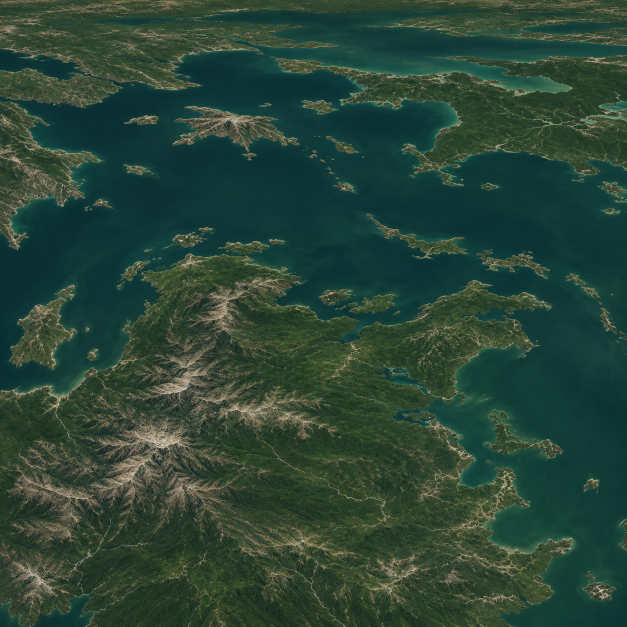
#> input picture source/nestphar-generation/0-0.png, 1254 x 1254 px (shown at 1/2 size); its folder holds only this picture in this run
$ python build.py
#> lines starting #> are read from the running program, lines starting #| are printed output that depends on the picture
from pathlib import Path
from PIL import Image
import numpy as np
import base64

Image.MAX_IMAGE_PIXELS = None
root = Path(__file__).parent
assets = Path('/Users/matthewpecko/Documents/Codex/2026-11-13/can-x20/outputs/twilight-imperium-collection/assets/planet-materials')
out = assets / 'nestphar-satellite-global-v1'
out.mkdir(exist_ok=True)
size = 2048
atlas = Image.new('RGB', (size * 4, size * 2))
#> atlas: PIL image 8192x4096 RGB; every value is 0
for y in range(2):
    for x in range(4):
        img = Image.open(root / f'{x}-{y}.png').convert('RGB')
#> img is the input picture: PIL image 1254x1254 RGB; mean R, G, B 42, 68.7, 54.6
        atlas.paste(img.resize((size, size), Image.Resampling.LANCZOS), (x * size, y * size))
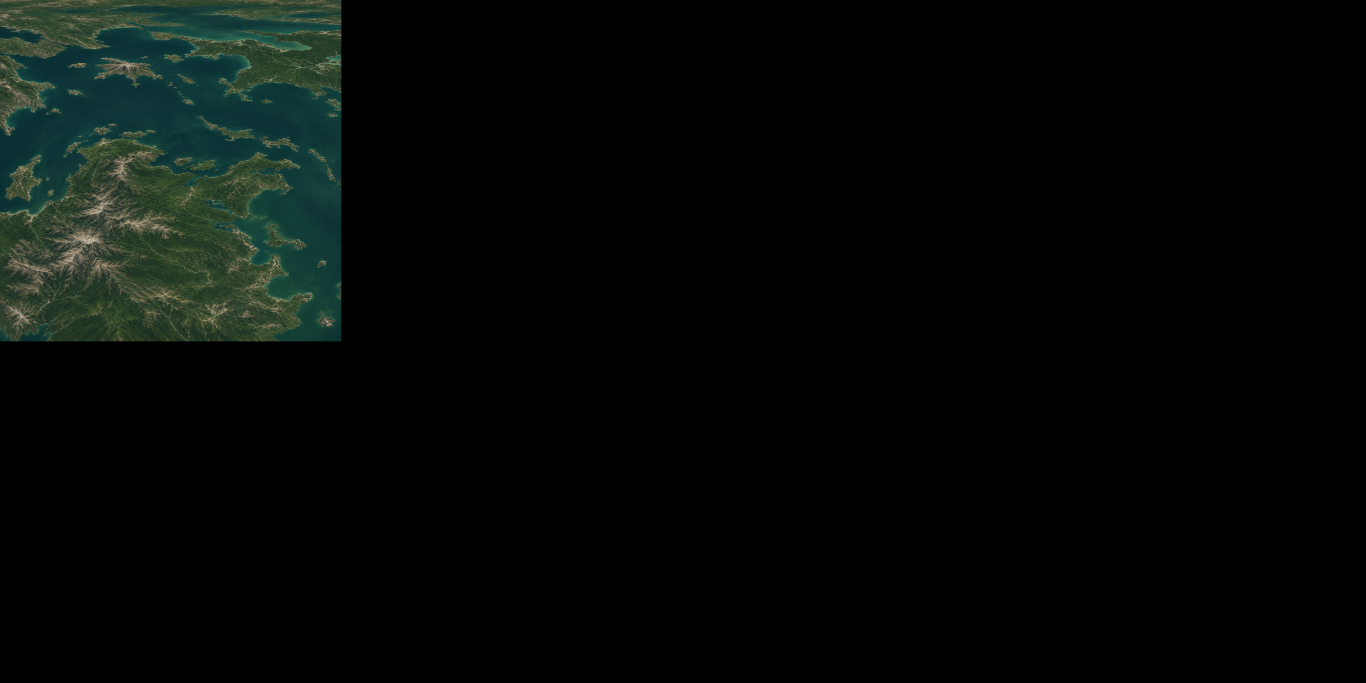
#> atlas: PIL image 8192x4096 RGB (shown at 1/6 size); mean R, G, B 5.2, 8.6, 6.8
#> (the run stopped early here; a loop or call above may not have finished)
